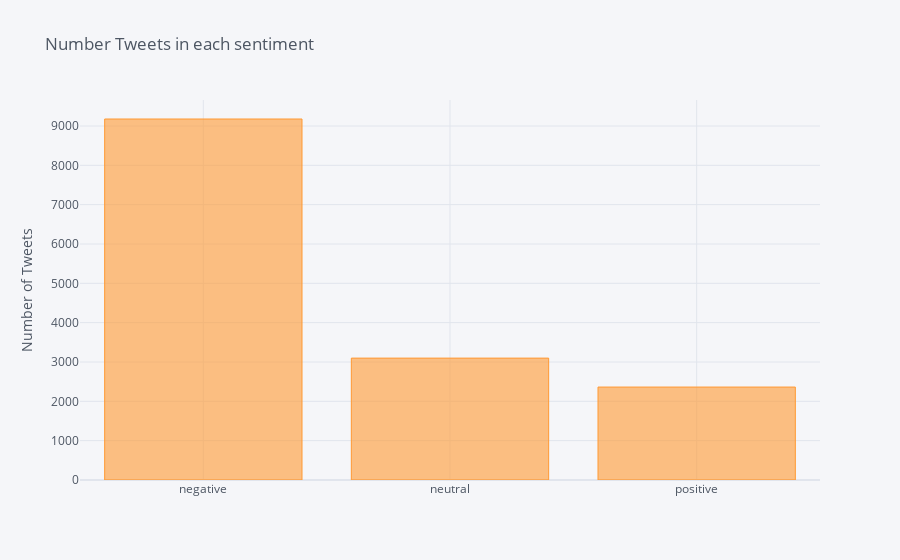

Here is the notebook cell this chart was saved with:
### Code cell
df['sentiment'].value_counts().sort_values(ascending=False).iplot(kind='bar', yTitle='Number of Tweets', 
                                                                title='Number Tweets in each sentiment')

### Figure 1 — Plotly figure (JSON) as saved in the notebook; plotly's stock layout.template omitted (floating-point values rounded to 4 significant figures)
{"data": [{"marker": {"color": "rgba(255, 153, 51, 0.6)", "line": {"color": "rgba(255, 153, 51, 1.0)", "width": 1}}, "name": "sentiment", "orientation": "v", "text": "", "type": "bar", "x": ["negative", "neutral", "positive"], "y": [9178, 3099, 2363]}], "layout": {"legend": {"bgcolor": "#F5F6F9", "font": {"color": "#4D5663"}}, "paper_bgcolor": "#F5F6F9", "plot_bgcolor": "#F5F6F9", "title": {"font": {"color": "#4D5663"}, "text": "Number Tweets in each sentiment"}, "xaxis": {"gridcolor": "#E1E5ED", "showgrid": true, "tickfont": {"color": "#4D5663"}, "title": {"font": {"color": "#4D5663"}, "text": ""}, "zerolinecolor": "#E1E5ED"}, "yaxis": {"gridcolor": "#E1E5ED", "showgrid": true, "tickfont": {"color": "#4D5663"}, "title": {"font": {"color": "#4D5663"}, "text": "Number of Tweets"}, "zerolinecolor": "#E1E5ED"}}}
